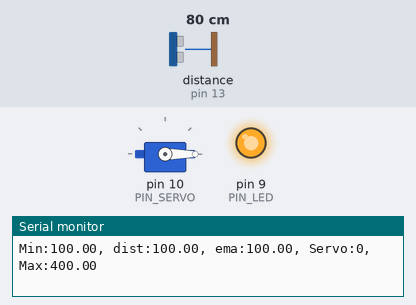
Simulated run of this sketch. Board: Arduino Uno, built with avr-gcc and run on an emulated ATmega328P. Shown: servo, output pins drawn as LEDs (lit = HIGH), the last lines printed to the serial monitor. Wiring (inferred from the names in the program): ultrasonic range finder: trigger pin 12; echo pin 13. Inputs (shaded band) come from the test bench; at power-on: distance to the obstacle (sensor on pin 13) 80 cm. The echo pulse lasts 58.3 µs per cm; pins used as bus, display or sensor lines are not drawn.

Above: at 1.2 s.
1.3 s: distance to the obstacle (sensor on pin 13) set to 18 cm
At 2.5 s:
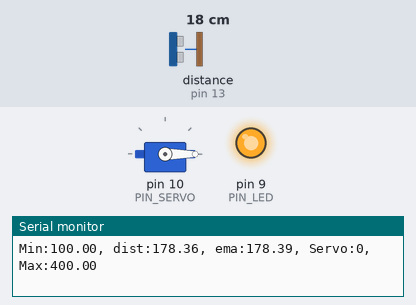
2.8 s: distance to the obstacle (sensor on pin 13) set to 21 cm
At 4.0 s:
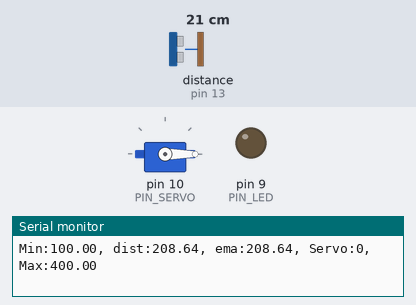
4.3 s: distance to the obstacle (sensor on pin 13) set to 35 cm
At 5.3 s:
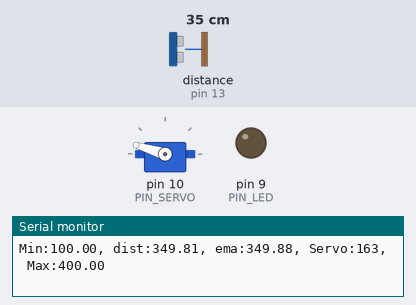
Timing chart, 0 to 7.3 s (numbered marks = the images above; inputs shaded):
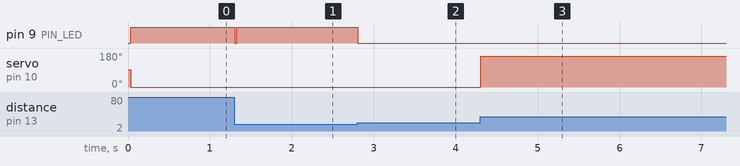

The sketch:

11_example_1.ino
```cpp
#include <Servo.h>

// Arduino pin assignment
#define PIN_LED   9   // LED active-low
#define PIN_TRIG  12  // sonar sensor TRIGGER
#define PIN_ECHO  13  // sonar sensor ECHO
#define PIN_SERVO 10  // servi motor

// configurable parameters for sonar
#define SND_VEL 346.0     // sound velocity at 24 celsius degree (unit: m/sec)
#define INTERVAL 25      // sampling interval (unit: msec)
#define PULSE_DURATION 10 // ultra-sound Pulse Duration (unit: usec)
#define _DIST_MIN 100.0   // minimum distance to be measured (unit: mm)
#define _DIST_MAX 400.0   // maximum distance to be measured (unit: mm)

#define TIMEOUT ((INTERVAL / 2) * 1000.0) // maximum echo waiting time (unit: usec)
#define SCALE (0.001 * 0.5 * SND_VEL) // coefficent to convert duration to distance

#define _EMA_ALPHA 0.5    // EMA weight of new sample (range: 0 to 1)
                          // Setting EMA to 1 effectively disables EMA filter.

// Target Distance
#define _TARGET_LOW  180.0
#define _TARGET_HIGH 360.0

// duty duration for myservo.writeMicroseconds()
// NEEDS TUNING (servo by servo)

#define _DUTY_MIN 300 // servo full clockwise position (0 degree)
#define _DUTY_NEU 1480 // servo neutral position (90 degree)
#define _DUTY_MAX 2660 // servo full counterclockwise position (180 degree)

// global variables
float  dist_ema, dist_prev = _DIST_MAX; // unit: mm
unsigned long last_sampling_time; // unit: ms

Servo myservo;

void setup() {
  // initialize GPIO pins
  pinMode(PIN_LED, OUTPUT);
  pinMode(PIN_TRIG, OUTPUT);  // sonar TRIGGER
  pinMode(PIN_ECHO, INPUT);   // sonar ECHO
  digitalWrite(PIN_TRIG, LOW);  // turn-off Sonar

  myservo.attach(PIN_SERVO);
  myservo.writeMicroseconds(_DUTY_NEU);

  // initialize USS related variables
  dist_prev = _DIST_MIN; // raw distance output from USS (unit: mm)

  // initialize serial port
  Serial.begin(57600);
}

void loop() {

  float  dist_raw;
  // wait until next sampling time.
  if (millis() < (last_sampling_time + INTERVAL))
    return;

  dist_raw = USS_measure(PIN_TRIG, PIN_ECHO); // read distance

  if (dist_raw < _DIST_MIN) {
    dist_raw = dist_prev;           // cut lower than minimum
    //digitalWrite(PIN_LED, 1);       // LED OFF
    //myservo.writeMicroseconds(_DUTY_MIN);
  }

  else if (dist_raw > _DIST_MAX) {
    dist_raw = dist_prev;           // Cut higher than maximum
    //digitalWrite(PIN_LED, 1);       // LED OFF
    //myservo.writeMicroseconds(_DUTY_MAX);
  }

  else {    // In desired Range
    //digitalWrite(PIN_LED, 0);       // LED ON
    dist_prev = dist_raw;
    //myservo.writeMicroseconds(_DUTY_NEU);

  }

  // Apply ema filter here

  dist_ema = dist_raw*_EMA_ALPHA + (1-_EMA_ALPHA)*dist_ema;

  // adjust servo position according to the USS read value

  // add your code here!

    int tmp2;
  if(dist_raw <= _TARGET_LOW){
    digitalWrite(PIN_LED, 1);
    myservo.writeMicroseconds(_DUTY_MIN);
  }
  else if(dist_raw > _TARGET_LOW && dist_raw < _TARGET_HIGH){
    digitalWrite(PIN_LED, 0);
    int tmp = ((dist_raw-180.0)/(180.0))*(_DUTY_MAX-_DUTY_MIN);
    myservo.writeMicroseconds(tmp);
    tmp2 = tmp;

  }
  else if(dist_raw > _TARGET_HIGH){
    digitalWrite(PIN_LED, 1);
    myservo.writeMicroseconds(_DUTY_MAX);
  }

  // Use _TARGET_LOW, _TARGTE_HIGH

  // output the distance to the serial port
  Serial.print("Min:");    Serial.print(_DIST_MIN);
  Serial.print(", dist:");  Serial.print(dist_raw);
  Serial.print(", ema:");  Serial.print(dist_ema);
  //Serial.print(", tmp:");  Serial.print(tmp2);
  Serial.print(", Servo:"); Serial.print(myservo.read());
  Serial.print(", Max:");   Serial.print(_DIST_MAX);
  Serial.println("");

  // update last sampling time
  last_sampling_time += INTERVAL;
}

// get a distance reading from USS. return value is in millimeter.
float USS_measure(int TRIG, int ECHO)
{
  digitalWrite(TRIG, HIGH);
  delayMicroseconds(PULSE_DURATION);
  digitalWrite(TRIG, LOW);

  return pulseIn(ECHO, HIGH, TIMEOUT) * SCALE; // unit: mm

  // Pulse duration to distance conversion example (target distance = 17.3m)
  // - round trip distance: 34.6m
  // - expected pulse duration: 0.1 sec, or 100,000us
  // - pulseIn(ECHO, HIGH, timeout) * 0.001 * 0.5 * SND_VEL
  //        = 100,000 micro*sec * 0.001 milli/micro * 0.5 * 346 meter/sec
  //        = 100,000 * 0.001 * 0.5 * 346 * micro * sec * milli * meter
  //                                        ----------------------------
  //                                         micro * sec
  //        = 100 * 173 milli*meter = 17,300 mm = 17.3m
  // pulseIn() returns microseconds.
}
```

Measured:
- the behaviour switches between 18 and 19 cm on distance to the obstacle (sensor on pin 13) (found by bisection; images 1 and 2)
- after the input at 1.3 s, pin 9 (PIN_LED): HIGH → LOW at once, → HIGH 0.02 s later
- after the input at 2.8 s, pin 9 (PIN_LED): HIGH → LOW at once
- after the input at 4.3 s, servo on pin 10 (PIN_SERVO): 0° → 163° at once
